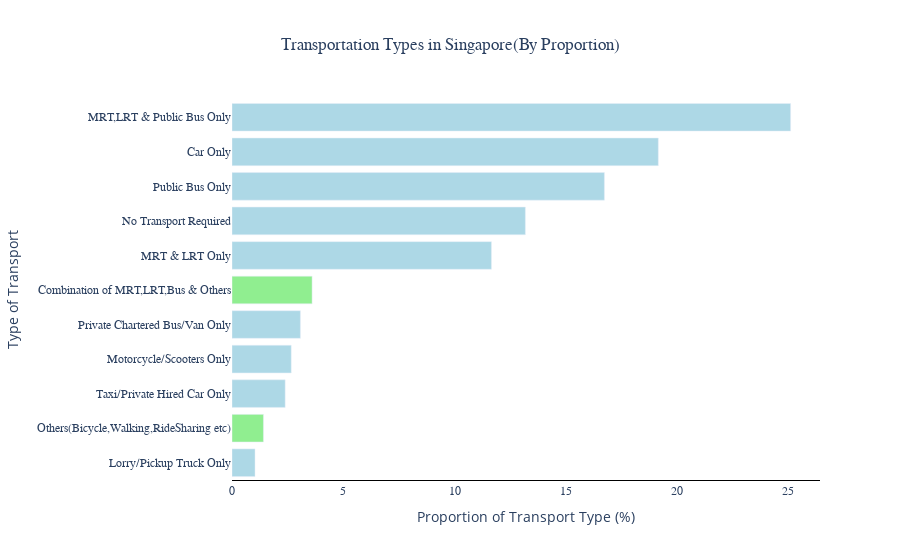

The code cell stored with this chart in its notebook:
### Code cell
fig = px.bar(transport_breakdown_total,
             y = "Transport_Type", 
             x = "proportion", 
             title = "Proportion of Transport Type in Singapore", 
             labels = {"proportion":"Proportion of Transport Type (%)", "Transport_Type":"Type of Transport"}
             )

fig.update_layout(
    title = "Transportation Types in Singapore(By Proportion)",
    title_x = 0.5,
    title_font=dict(family= "Calibri"),
    showlegend = False,
    xaxis = dict(           # attributes for x axis 
        showline = True,
        showgrid = True,
        linecolor = 'black',
        tickfont = dict(
            family = 'Calibri'
        )
    ),
    yaxis = dict(           # attributes for y axis 
        showline = False,
        showgrid = True,
        linecolor = 'black',
        tickfont = dict(
            family = 'Calibri'
        ),
        categoryorder='total ascending',
        tickmode = "linear",
        dtick = 1.4
    ),
    plot_bgcolor = 'white'
)

fig.update_traces(marker_color = colors,
                  hovertemplate=
                  'Type of Transport: %{y}<br>Proportion of Transport Type (%): %{x:.3f}<extra></extra>')
# fig.update_layout(title_x = 0.5)
# fig.update_yaxes(categoryorder='total ascending',showgrid = False)
# fig.update_layout(showlegend=False)
 
fig.show()

### Figure 1 — Plotly figure (JSON) as saved in the notebook; plotly's stock layout.template omitted (floating-point values rounded to 4 significant figures)
{"data": [{"alignmentgroup": "True", "hovertemplate": "Type of Transport: %{y}<br>Proportion of Transport Type (%): %{x:.3f}<extra></extra>", "legendgroup": "", "marker": {"color": ["LightBlue", "LightBlue", "LightBlue", "LightBlue", "LightBlue", "LightGreen", "LightBlue", "LightBlue", "LightBlue", "LightGreen", "LightBlue"], "pattern": {"shape": ""}}, "name": "", "offsetgroup": "", "orientation": "h", "showlegend": false, "textposition": "auto", "type": "bar", "x": [25.1, 19.16, 16.73, 13.18, 11.66, 3.599, 3.073, 2.661, 2.389, 1.413, 1.034], "xaxis": "x", "y": ["MRT,LRT & Public Bus Only", "Car Only", "Public Bus Only", "No Transport Required", "MRT & LRT Only", "Combination of MRT,LRT,Bus & Others", "Private Chartered Bus/Van Only", "Motorcycle/Scooters Only", "Taxi/Private Hired Car Only", "Others(Bicycle,Walking,RideSharing etc)", "Lorry/Pickup Truck Only"], "yaxis": "y"}], "layout": {"barmode": "relative", "legend": {"tracegroupgap": 0}, "plot_bgcolor": "white", "showlegend": false, "title": {"font": {"family": "Calibri"}, "text": "Transportation Types in Singapore(By Proportion)", "x": 0.5}, "xaxis": {"anchor": "y", "domain": [0, 1], "linecolor": "black", "showgrid": true, "showline": true, "tickfont": {"family": "Calibri"}, "title": {"text": "Proportion of Transport Type (%)"}}, "yaxis": {"anchor": "x", "categoryorder": "total ascending", "domain": [0, 1], "dtick": 1.4, "linecolor": "black", "showgrid": true, "showline": false, "tickfont": {"family": "Calibri"}, "tickmode": "linear", "title": {"text": "Type of Transport"}}}}
